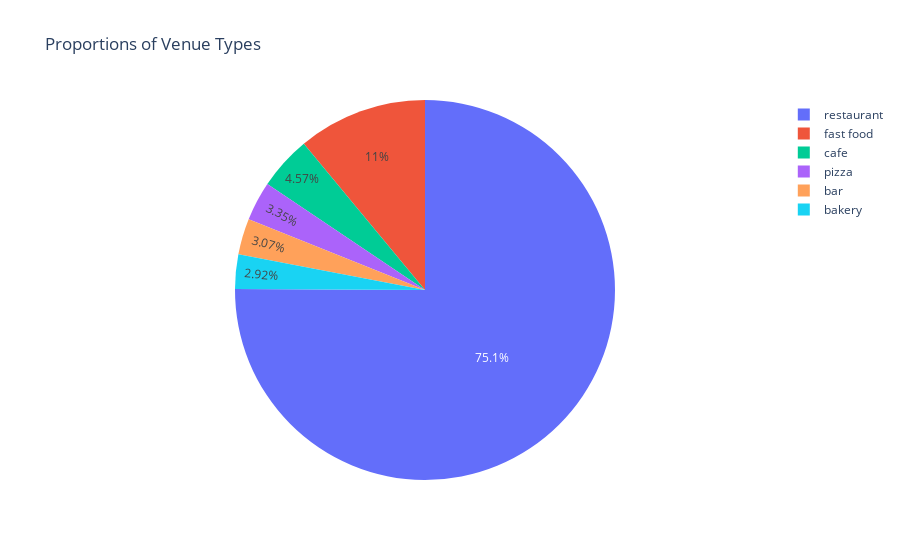

Source (notebook cell):
### Markdown cell above
<a id="type_proportions_graph"></a>

### Code cell
# res_types is a data frame that created in order to visualize the proportions of vunue types 
## and it would be later in use to culculate the chance of being in a chain.
res_types=dff.groupby('type', as_index=False).agg({'id':'count'})
res_types.columns=['type','number_of_venues']
# plotting a Pie Chart
px.pie(res_types, values='number_of_venues',
      title='Proportions of Venue Types', names='type')

### Figure 1 — Plotly figure (JSON) as saved in the notebook; plotly's stock layout.template omitted (floating-point values rounded to 4 significant figures)
{"data": [{"domain": {"x": [0, 1], "y": [0, 1]}, "hovertemplate": "type=%{label}<br>number_of_venues=%{value}<extra></extra>", "labels": ["bakery", "bar", "cafe", "fast food", "pizza", "restaurant"], "legendgroup": "", "name": "", "showlegend": true, "type": "pie", "values": [266, 279, 416, 1002, 305, 6834]}], "layout": {"legend": {"tracegroupgap": 0}, "title": {"text": "Proportions of Venue Types"}}}
